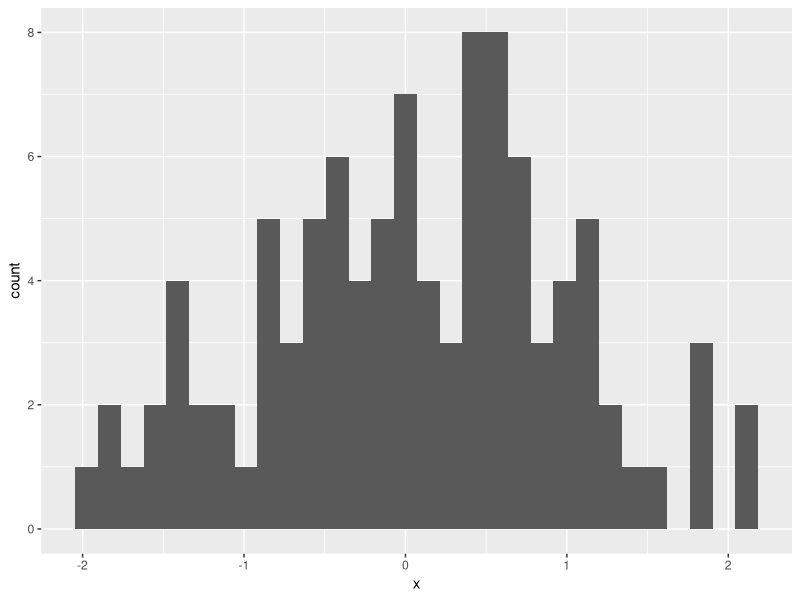
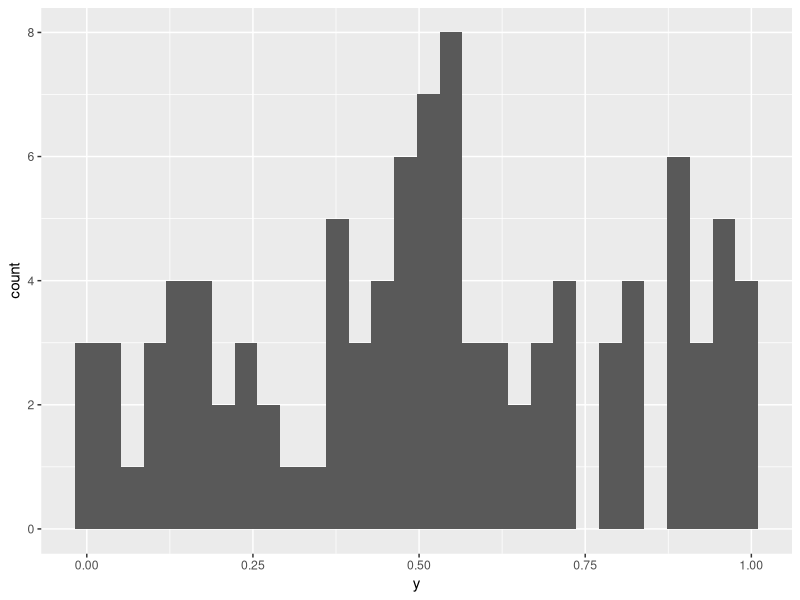
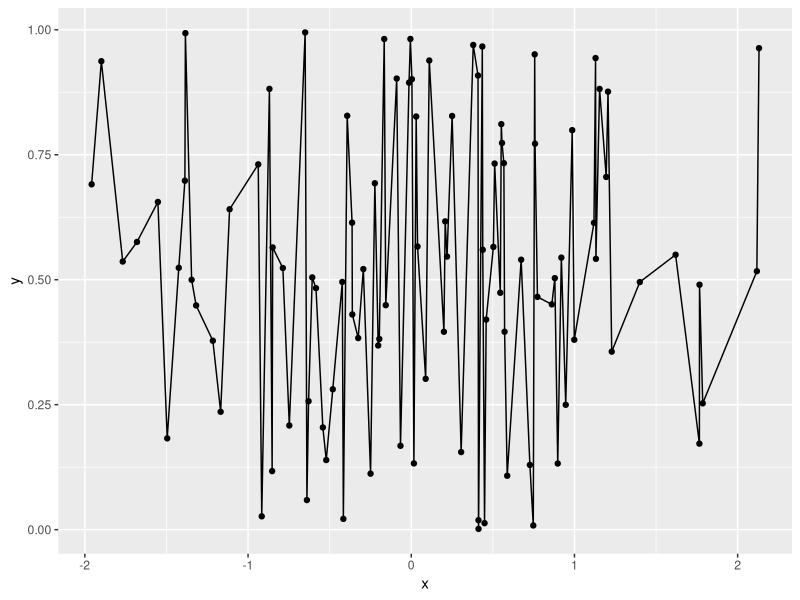

R code for these plots, in order:
library(tidyverse)

d <- tibble(
  x = rnorm(100), 
  y = runif(100)
)


d %>%
  ggplot() +
  geom_histogram(aes(x = x))

d %>%
  ggplot() +
  geom_histogram(aes(x = y))


d %>% 
  ggplot() +
  geom_point(aes(x = x, y = y)) +
  geom_line(aes(x = x, y = y))
